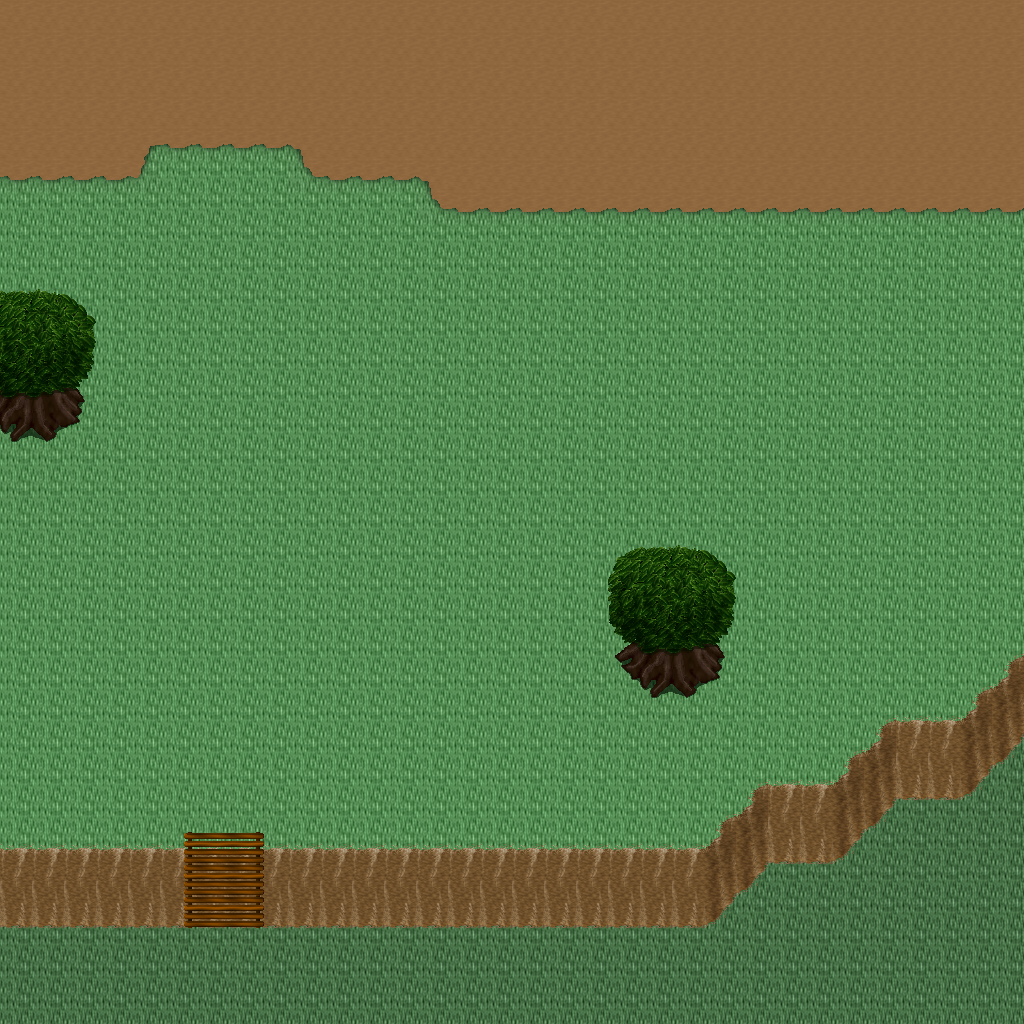

Tiled map render using the project's own tile images. Description and the map definition, with tile-layer contents summarised, below:
An orthogonal 32x32 tile map with 32x32 px tiles, 5 tile layers (Ground, Objects, Objects2, Above, ...), 1 hidden layer not drawn, 29 tilesets.

<map version="1.10" tiledversion="1.11.0" orientation="orthogonal" renderorder="right-down" width="32" height="32" tilewidth="32" tileheight="32" infinite="0" nextlayerid="11" nextobjectid="1">
 <tileset firstgid="1" name="logic_collision" tilewidth="32" tileheight="32" tilecount="1" columns="1">
  <image source="../drawable/logic_collision.png" width="32" height="32" />
 </tileset>
 <tileset firstgid="2" name="ground_ground" tilewidth="32" tileheight="32" tilecount="33" columns="3">
  <image source="../drawable/ground_ground.png" width="96" height="352" />
 </tileset>
 <tileset firstgid="35" name="building_castle" tilewidth="32" tileheight="32" tilecount="320" columns="20">
  <image source="../drawable/building_castle.png" width="640" height="512" />
 </tileset>
 <tileset firstgid="355" name="ground_grass_corners" tilewidth="32" tileheight="32" tilecount="24" columns="6">
  <image source="../drawable/ground_grass_corners.png" width="192" height="128" />
 </tileset>
 <tileset firstgid="379" name="ground_grass_edges" tilewidth="32" tileheight="32" tilecount="36" columns="12">
  <image source="../drawable/ground_grass_edges.png" width="384" height="96" />
 </tileset>
 <tileset firstgid="415" name="ground_water_pool" tilewidth="32" tileheight="32" tilecount="72" columns="3">
  <image source="../drawable/ground_water_pool.png" width="96" height="768" />
 </tileset>
 <tileset firstgid="487" name="ground_earth_edges" tilewidth="32" tileheight="32" tilecount="18" columns="6">
  <image source="../drawable/ground_earth_edges.png" width="192" height="96" />
 </tileset>
 <tileset firstgid="505" name="item_weapon_cannon" tilewidth="32" tileheight="32" tilecount="12" columns="3">
  <image source="../drawable/item_weapon_cannon.png" width="96" height="128" />
 </tileset>
 <tileset firstgid="517" name="item_pot_barrels_1" tilewidth="32" tileheight="32" tilecount="8" columns="4">
  <image source="../drawable/item_pot_barrels_1.png" width="128" height="64" />
 </tileset>
 <tileset firstgid="525" name="ground_cobbled_paving" tilewidth="32" tileheight="32" tilecount="1" columns="1">
  <image source="../drawable/ground_cobbled_paving.png" width="32" height="32" />
 </tileset>
 <tileset firstgid="526" name="ground_ridge_earth_pale" tilewidth="32" tileheight="32" tilecount="96" columns="12">
  <image source="../drawable/ground_ridge_earth_pale.png" width="384" height="256" />
 </tileset>
 <tileset firstgid="622" name="plant_bushes_and_trees" tilewidth="32" tileheight="32" tilecount="144" columns="16">
  <image source="../drawable/plant_bushes_and_trees.png" width="512" height="289" />
 </tileset>
 <tileset firstgid="766" name="plant_bush_leafy_2" tilewidth="32" tileheight="32" tilecount="12" columns="6">
  <image source="../drawable/plant_bush_leafy_2.png" width="192" height="64" />
 </tileset>
 <tileset firstgid="778" name="plant_bush_flowering" tilewidth="32" tileheight="32" tilecount="72" columns="8">
  <image source="../drawable/plant_bush_flowering.png" width="256" height="288" />
 </tileset>
 <tileset firstgid="850" name="plant_stump_small_stump" tilewidth="32" tileheight="32" tilecount="4" columns="2">
  <image source="../drawable/plant_stump_small_stump.png" width="64" height="64" />
 </tileset>
 <tileset firstgid="854" name="plant_tree_fall_trees" tilewidth="32" tileheight="32" tilecount="40" columns="8">
  <image source="../drawable/plant_tree_fall_trees.png" width="256" height="160" />
 </tileset>
 <tileset firstgid="894" name="logic_creature_animal" tilewidth="32" tileheight="32" tilecount="32" columns="8">
  <image source="../drawable/logic_creature_animal.png" width="256" height="128" />
 </tileset>
 <tileset firstgid="926" name="logic_creature_rodent" tilewidth="32" tileheight="32" tilecount="8" columns="8">
  <image source="../drawable/logic_creature_rodent.png" width="256" height="32" />
 </tileset>
 <tileset firstgid="934" name="plant_vine" tilewidth="32" tileheight="32" tilecount="3" columns="1">
  <image source="../drawable/plant_vine.png" width="32" height="96" />
 </tileset>
 <tileset firstgid="937" name="building_cottage" tilewidth="32" tileheight="32" tilecount="256" columns="16">
  <image source="../drawable/building_cottage.png" width="512" height="512" />
 </tileset>
 <tileset firstgid="1193" name="building_roof_thatched_roof" tilewidth="32" tileheight="32" tilecount="256" columns="16">
  <image source="../drawable/building_roof_thatched_roof.png" width="512" height="512" />
 </tileset>
 <tileset firstgid="1449" name="building_window_windows" tilewidth="32" tileheight="32" tilecount="256" columns="16">
  <image source="../drawable/building_window_windows.png" width="512" height="512" />
 </tileset>
 <tileset firstgid="1705" name="building_door_doors" tilewidth="32" tileheight="32" tilecount="256" columns="16">
  <image source="../drawable/building_door_doors.png" width="512" height="512" />
 </tileset>
 <tileset firstgid="1961" name="building_fence_fence_wooden" tilewidth="32" tileheight="32" tilecount="12" columns="3">
  <image source="../drawable/building_fence_fence_wooden.png" width="96" height="128" />
 </tileset>
 <tileset firstgid="1973" name="ground_ground_3" tilewidth="32" tileheight="32" tilecount="5" columns="5">
  <image source="../drawable/ground_ground_3.png" width="160" height="32" />
 </tileset>
 <tileset firstgid="1978" name="plant_tree_tree_darkgreen" tilewidth="32" tileheight="32" tilecount="88" columns="8">
  <image source="../drawable/plant_tree_tree_darkgreen.png" width="256" height="352" />
 </tileset>
 <tileset firstgid="2066" name="logic_portal" tilewidth="32" tileheight="32" tilecount="24" columns="8">
  <image source="../drawable/logic_portal.png" width="256" height="96" />
 </tileset>
 <tileset firstgid="2090" name="building_decoration_magician_banner" tilewidth="32" tileheight="32" tilecount="3" columns="3">
  <image source="../drawable/building_decoration_magician_banner.png" width="96" height="32" />
 </tileset>
 <tileset firstgid="2093" name="ground_ladder_vertical_dark" tilewidth="32" tileheight="32" tilecount="3" columns="3">
  <image source="../drawable/ground_ladder_vertical_dark.png" width="96" height="32" />
 </tileset>
 <layer id="1" name="Ground" width="32" height="32">
  <data>[1024 cells, 1024 non-empty, 3 distinct tile ids]</data>
 </layer>
 <layer id="2" name="Objects" width="32" height="32">
  <data>[1024 cells, 151 non-empty, 20 distinct tile ids]</data>
 </layer>
 <layer id="3" name="Objects2" width="32" height="32">
  <data>[1024 cells, 12 non-empty, 3 distinct tile ids]</data>
 </layer>
 <layer id="4" name="Above" width="32" height="32">
  <data>[1024 cells, 21 non-empty, 12 distinct tile ids]</data>
 </layer>
 <layer id="5" name="Above2" width="32" height="32">
  <data>[1024 cells, 0 non-empty, 0 distinct tile ids]</data>
 </layer>
 <layer id="6" name="Walkable" width="32" height="32" visible="0">
  <data>[1024 cells, 75 non-empty, 1 distinct tile ids]</data>
 </layer>
 <objectgroup id="7" name="Mapevents" />
 <objectgroup id="8" name="Spawn" />
 <objectgroup id="9" name="Keys" />
 <objectgroup id="10" name="Replace" />
</map>
